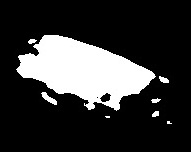
#> input picture MIDAS - For Multiple Objects/notebooks/OBJ2/1001.jpg, 191 x 152 px, given in place of Video1.mp4, which was not available
$ jupyter execute --allow-errors prediction.ipynb   (shell and % lines are left out)   (text cells are left out)
#> lines starting #> are read from the running program, lines starting #| are printed output that depends on the picture; after the words box and inside, x2 and y2 are one past the last pixel; in counts of white or black regions, pixels touching at a corner belong together; pictures that were not available may be replaced by others from this repository, and a replacement may not be noted
[cell 1]
import cv2
import time
import os
import numpy as np
import cv2
import glob
import ntpath
import os
from PIL import Image
from numpy import asarray
import pickle

[cell 2]
def video_to_frames(input_loc, output_loc):
    """Function to extract frames from input video file
    and save them as separate frames in an output directory.
    Args:
        input_loc: Input video file.
        output_loc: Output directory to save the frames.
    Returns:
        None
    """
    try:
        os.mkdir(output_loc)
    except OSError:
        pass
    # Log the time
    time_start = time.time()
    # Start capturing the feed
    cap = cv2.VideoCapture(input_loc)
    # Find the number of frames
    video_length = int(cap.get(cv2.CAP_PROP_FRAME_COUNT)) - 1
    print ("Number of frames: ", video_length)
    count = 0
    print ("Converting video..\n")
    # Start converting the video
    while cap.isOpened():
        # Extract the frame
        ret, frame = cap.read()
#> frame is the input picture: shape (152, 191, 3); min 0, max 255, mean 53.5
        # [5 lines of commented-out code are left out]
        cv2.imwrite(output_loc + "/%#05d.jpg" % (count+1), frame)
        count = count + 1
        # If there are no more frames left
        if (count > (video_length-1)):
            # Log the time again
            time_end = time.time()
            # Release the feed
            cap.release()
            # Print stats
            print ("Done extracting frames.\n%d frames extracted" % count)
            print ("It took %d seconds for conversion." % (time_end-time_start))
            break
    return count

[cell 3]
def frameconversion():
    print ("\n Converting frames . . .\n")
    filelist=glob.glob('C:/Users/dar/Desktop/Midas - Multiple Objects/frames/*.jpg')
    for i in filelist:
        image = cv2.imread(i)
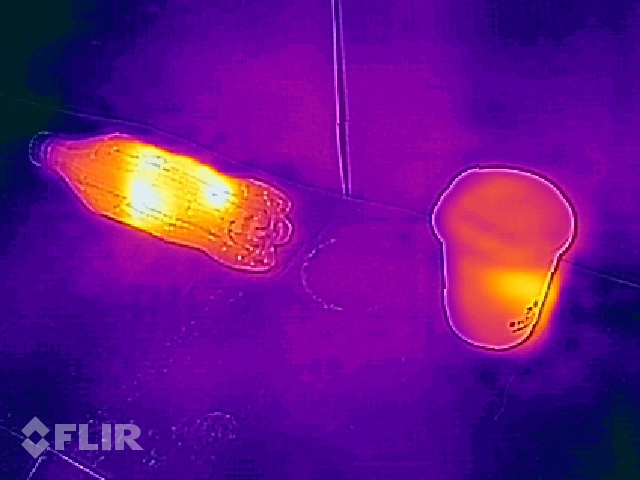
#> input picture MIDAS - For Multiple Objects/frames/00006.jpg, 640 x 480 px
#> image is the input picture: shape (480, 640, 3); mean B, G, R 135.7, 17.1, 101.2
        #print(type(image))
        #print(image[0])

        gray = cv2.cvtColor(image, cv2.COLOR_BGR2GRAY)
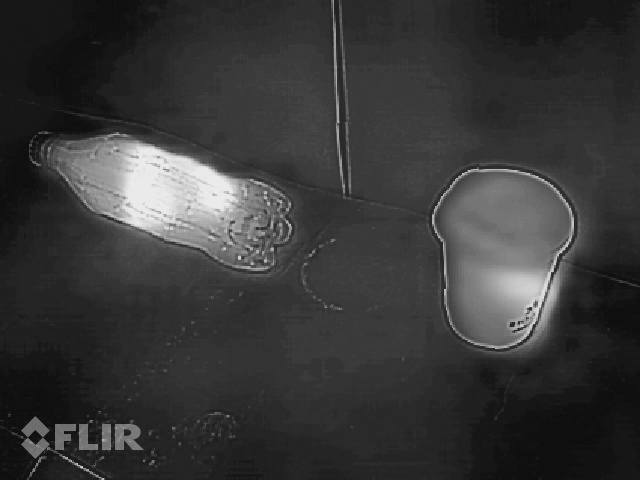
#> gray: shape (480, 640); min 10, max 240, mean 55.7

        blurred = cv2.GaussianBlur(gray, (11, 11), cv2.BORDER_DEFAULT)
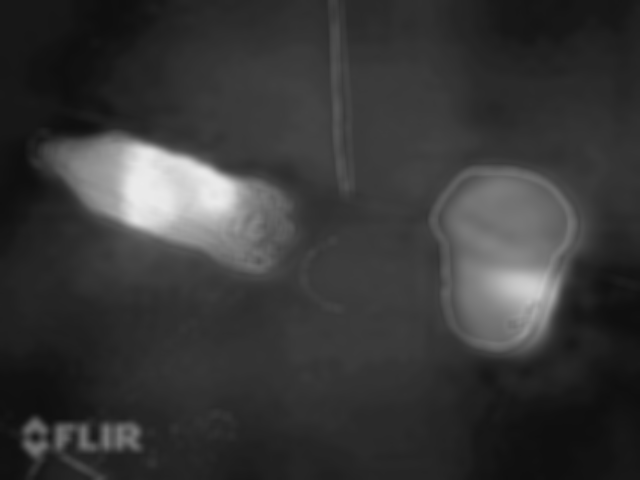
#> blurred: shape (480, 640); min 15, max 235, mean 55.7
        ret,th1 = cv2.threshold(blurred,170,255,cv2.THRESH_BINARY)
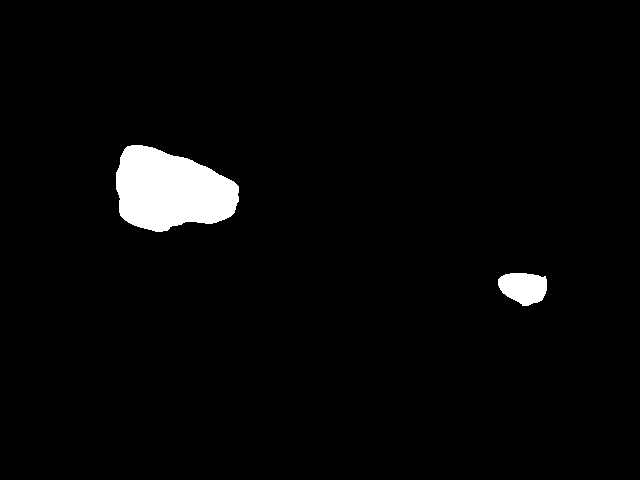
#> th1: shape (480, 640); 2.9% white; 2 white regions, box (x1, y1, x2, y2) and area: (116, 145, 239, 232) 7782, (498, 273, 547, 306) 1238


        # [13 lines of commented-out code are left out]
        filename=ntpath.basename(i)
        pre=filename.split(".")[0]
        fi='C:/Users/dar/Desktop/Midas - Multiple Objects/step2/'+pre+".jpg"
        cv2.imwrite(fi,th1)
#> pass 2 of the loop in frameconversion, `for i in filelist:`:
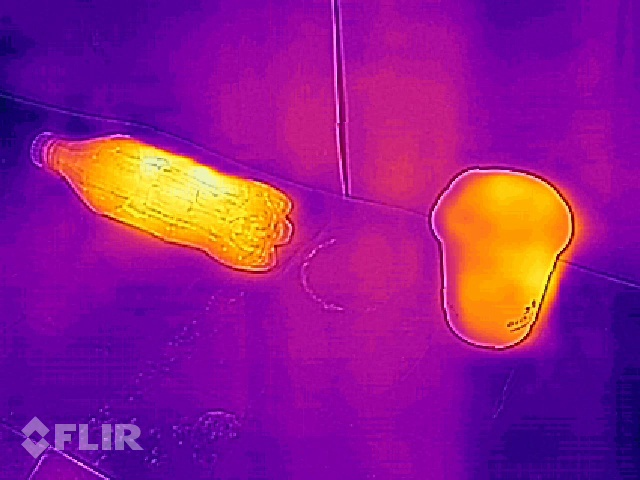
#> input picture MIDAS - For Multiple Objects/frames/00332.jpg, 640 x 480 px
#> in frameconversion, image is the input picture: shape (480, 640, 3); mean B, G, R 140.5, 26.3, 143.4
#> in frameconversion, `blurred = cv2.GaussianBlur(gray, (11, 11), cv2.BORDER_DEFAULT)`:
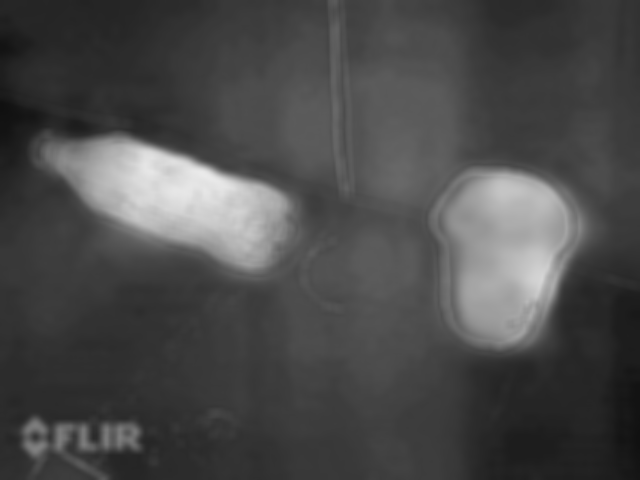
#> blurred: shape (480, 640); min 16, max 234, mean 74.3
#> in frameconversion, `ret,th1 = cv2.threshold(blurred,170,255,cv2.THRESH_BINARY)`:
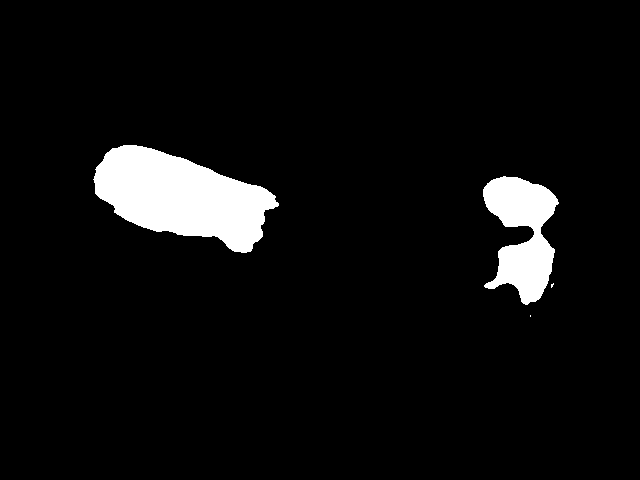
#> th1: shape (480, 640); 5.7% white; 4 white regions (2 under 20 px), largest, box (x1, y1, x2, y2) and area: (93, 145, 279, 253) 11866, (483, 176, 559, 305) 5737
#> pass 3 of the loop in frameconversion, `for i in filelist:`:
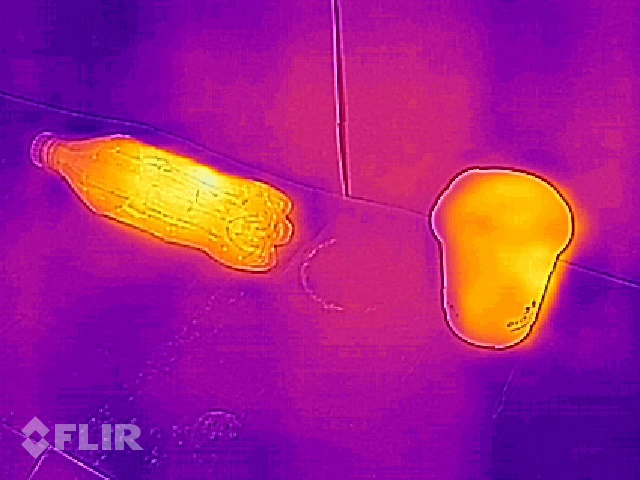
#> input picture MIDAS - For Multiple Objects/frames/00381.jpg, 640 x 480 px
#> in frameconversion, image is the input picture: shape (480, 640, 3); mean B, G, R 136.5, 31.7, 162.3
#> in frameconversion, `blurred = cv2.GaussianBlur(gray, (11, 11), cv2.BORDER_DEFAULT)`:
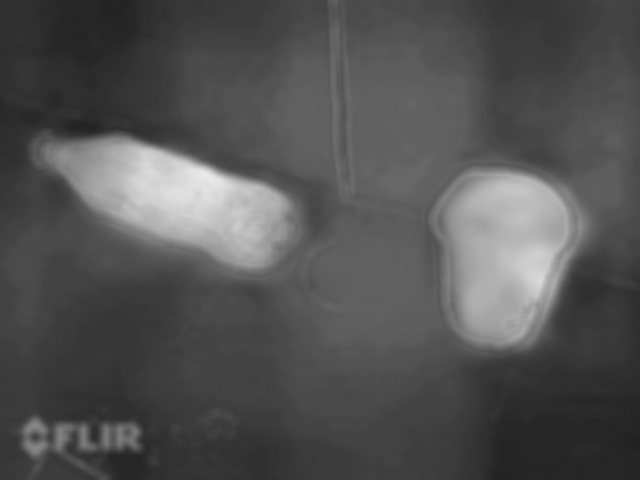
#> blurred: shape (480, 640); min 33, max 233, mean 82.7
#> in frameconversion, `ret,th1 = cv2.threshold(blurred,170,255,cv2.THRESH_BINARY)`:
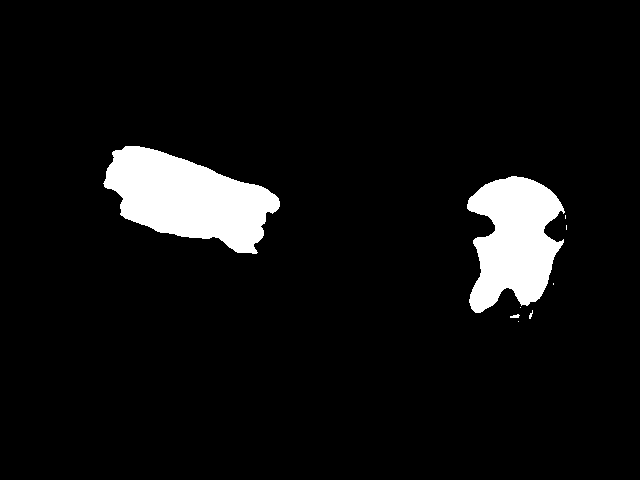
#> th1: shape (480, 640); 6.6% white; 9 white regions (6 under 20 px), largest, box (x1, y1, x2, y2) and area: (103, 146, 280, 254) 11242, (467, 176, 565, 313) 8972, (510, 314, 520, 318) 27
    print ("Applied Gaussian Blur and Threshold . . .\n")
